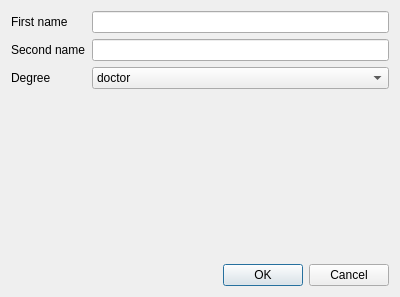
<?xml version="1.0" encoding="UTF-8"?>
<ui version="4.0">
 <class>Dialog</class>
 <widget class="QDialog" name="Dialog">
  <property name="geometry">
   <rect>
    <x>0</x>
    <y>0</y>
    <width>400</width>
    <height>297</height>
   </rect>
  </property>
  <property name="windowTitle">
   <string>Dialog</string>
  </property>
  <layout class="QVBoxLayout" name="verticalLayout">
   <item>
    <layout class="QFormLayout" name="formLayout">
     <item row="0" column="0">
      <widget class="QLabel" name="label">
       <property name="text">
        <string>First name</string>
       </property>
      </widget>
     </item>
     <item row="1" column="0">
      <widget class="QLabel" name="label_2">
       <property name="text">
        <string>Second name</string>
       </property>
      </widget>
     </item>
     <item row="2" column="0">
      <widget class="QLabel" name="label_3">
       <property name="text">
        <string>Degree</string>
       </property>
      </widget>
     </item>
     <item row="0" column="1">
      <widget class="QLineEdit" name="lineEdit"/>
     </item>
     <item row="1" column="1">
      <widget class="QLineEdit" name="lineEdit_2"/>
     </item>
     <item row="2" column="1">
      <widget class="QComboBox" name="comboBox">
       <item>
        <property name="text">
         <string>doctor</string>
        </property>
       </item>
       <item>
        <property name="text">
         <string>docent</string>
        </property>
       </item>
       <item>
        <property name="text">
         <string>assistant</string>
        </property>
       </item>
       <item>
        <property name="text">
         <string>assasin</string>
        </property>
       </item>
      </widget>
     </item>
    </layout>
   </item>
   <item>
    <widget class="QDialogButtonBox" name="buttonBox">
     <property name="orientation">
      <enum>Qt::Horizontal</enum>
     </property>
     <property name="standardButtons">
      <set>QDialogButtonBox::Cancel|QDialogButtonBox::Ok</set>
     </property>
    </widget>
   </item>
  </layout>
 </widget>
 <resources/>
 <connections>
  <connection>
   <sender>buttonBox</sender>
   <signal>accepted()</signal>
   <receiver>Dialog</receiver>
   <slot>accept()</slot>
   <hints>
    <hint type="sourcelabel">
     <x>248</x>
     <y>254</y>
    </hint>
    <hint type="destinationlabel">
     <x>157</x>
     <y>274</y>
    </hint>
   </hints>
  </connection>
  <connection>
   <sender>buttonBox</sender>
   <signal>rejected()</signal>
   <receiver>Dialog</receiver>
   <slot>reject()</slot>
   <hints>
    <hint type="sourcelabel">
     <x>316</x>
     <y>260</y>
    </hint>
    <hint type="destinationlabel">
     <x>286</x>
     <y>274</y>
    </hint>
   </hints>
  </connection>
 </connections>
</ui>
